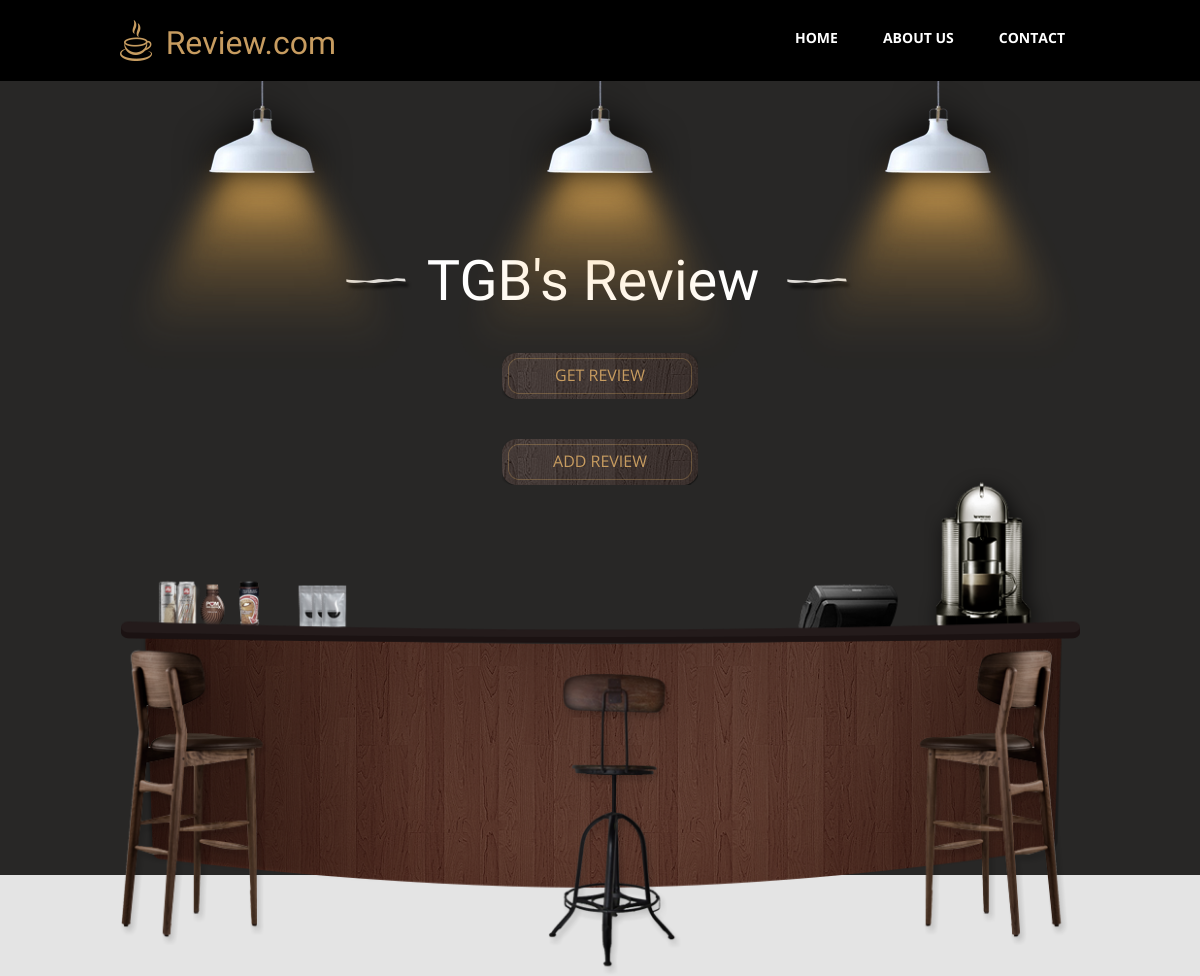
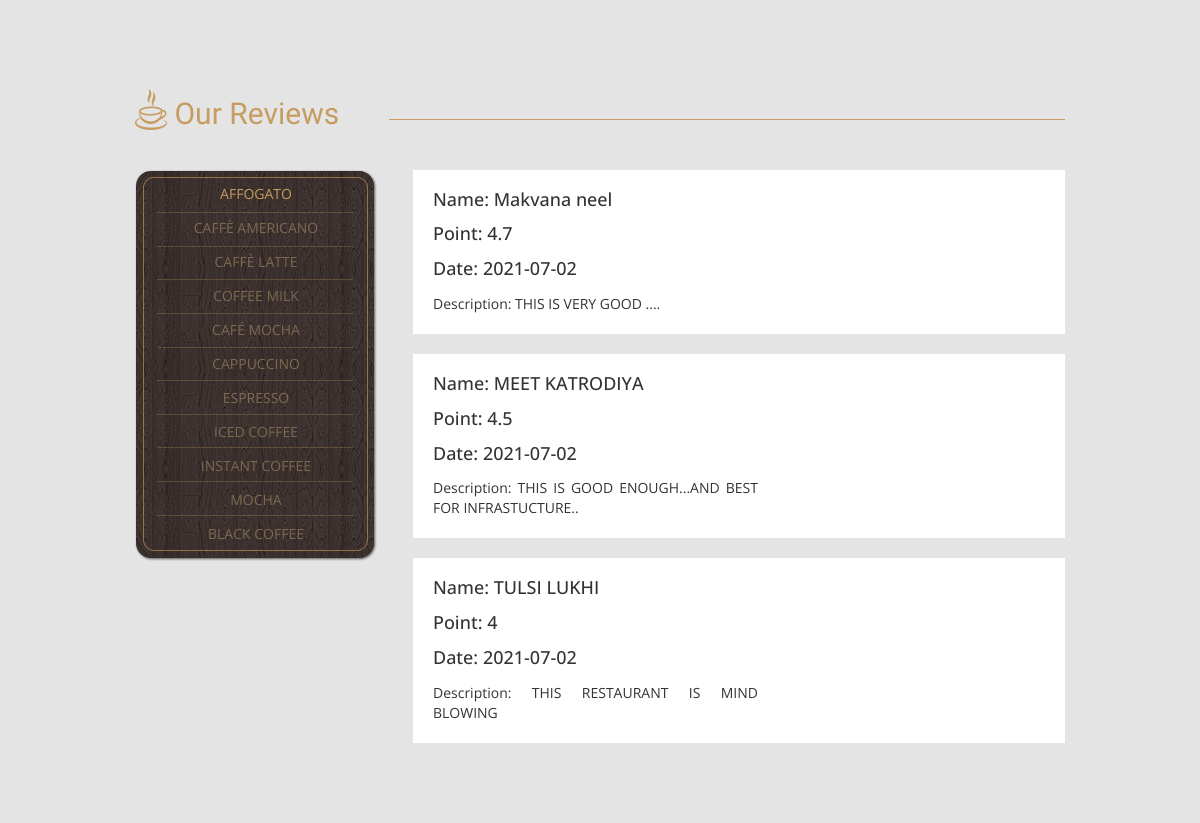
Page /tgb.php on the committed database (2 pictures, top to bottom).
### tables this page shows
CREATE TABLE `tgb` (
  `srno` int(2) NOT NULL,
  `name` varchar(30) NOT NULL,
  `date` varchar(15) NOT NULL,
  `point` float NOT NULL,
  `description` varchar(300) NOT NULL
);

### tgb.php (the view, shortened to what this page needs)
<?php
include("connection.php");
$query="SELECT * FROM TGB";
$data=mysqli_query($conn,$query);
$rows=mysqli_num_rows($data);
?>
<!DOCTYPE html>
<html lang="en">
<head>
  <link href="css/bootstrap.min.css" rel="stylesheet">
  <link href="css/font-awesome.min.css" rel="stylesheet">
  <link href="css/templatemo-style.css" rel="stylesheet">
</head>
<body>
  <div class="tm-top-header">
    <div class="container">
      <div class="row">
        <div class="tm-top-header-inner">
          <div class="tm-logo-container">
            <img src="img/logo.png" alt="Logo" class="tm-site-logo">
            <h1 class="tm-site-name tm-handwriting-font">Review.com</h1>
          </div>
          <nav class="tm-nav">
            <ul>
              <li><a href="index.php">Home</a></li>
              <li><a href="#">About Us</a></li>
              <li><a href="contact.php">Contact</a></li>
            </ul>
          </nav>
        </div>
      </div>
    </div>
  </div>
  <section class="tm-welcome-section">
    <div class="container tm-position-relative">
      <div class="tm-lights-container">
        <img src="img/light.png" alt="Light" class="light light-1">
        <img src="img/light.png" alt="Light" class="light light-2">
        <img src="img/light.png" alt="Light" class="light light-3">
      </div>
      <div class="row tm-welcome-content">
        <h2 class="white-text tm-handwriting-font tm-welcome-header"><img src="img/header-line.png" alt="Line"
            class="tm-header-line">&nbsp;TGB's Review&nbsp;&nbsp;<img src="img/header-line.png" alt="Line"
            class="tm-header-line"></h2>
        <a href="#main" class="tm-more-button tm-more-button-welcome">Get Review</a>
        <a href="tgb_add.php" class="tm-more-button tm-more-button-welcome">Add Review</a>
      </div>
      <img src="img/table-set.png" alt="Table Set" class="tm-table-set img-responsive">
    </div>
  </section>
  <div class="tm-main-section light-gray-bg">
    <div class="container" id="main">
      <section class="tm-section row">
        <div class="col-lg-12 tm-section-header-container margin-bottom-30">
          <h2 class="tm-section-header gold-text tm-handwriting-font"><img src="img/logo.png" alt="Logo"
              class="tm-site-logo"> Our Reviews</h2>
          <div class="tm-hr-container">
            <hr class="tm-hr">
          </div>
        </div>
        <div>
          <div class="col-lg-3 col-md-3">
            <div class="tm-position-relative margin-bottom-30">
              <nav class="tm-side-menu">
                <ul>
                  <li><a href="#" class="active">Affogato</a></li>
                  <li><a href="#">Caffè Americano</a></li>
                  <li><a href="#">Caffè latte</a></li>
                  <li><a href="#">Coffee milk</a></li>
                  <li><a href="#">Café mocha</a></li>
                  <li><a href="#">Cappuccino</a></li>
                  <li><a href="#">Espresso</a></li>
                  <li><a href="#">Iced coffee</a></li>
                  <li><a href="#">Instant coffee</a></li>
                  <li><a href="#">Mocha</a></li>
                  <li><a href="#">black coffee</a></li>
                </ul>
              </nav>
              <img src="img/vertical-menu-bg.png" alt="Menu bg" class="tm-side-menu-bg">
            </div>
          </div>
          <div class="tm-menu-product-content col-lg-9 col-md-9">
            <?php
if ($rows) {
            while ($result=mysqli_fetch_assoc($data)) {
            ?>
               <div class="tm-product" id="main">
                <div class="tm-product-text">
                  <h4 class="tm-product-title">Name:<?php echo " ". $result['name'] ?></h4>
                  <h4 class="tm-product-title">Point:<?php echo " ". $result['point'] ?></h4>
                  <h4 class="tm-product-title">Date:<?php echo " ". $result['date'] ?></h4>
                  <p class="tm-product-description">Description:<?php echo " ".$result['description'] ?></p>
                </div>
              </div>
             <?php
             }
             ?>
   <?php
}
else {
    echo "<center>Sorry Record Was Not Found !!<center>";
}
?>
          </div>
        </div>
    </div>
  </div>
</body>
</html>

### css/templatemo-style.css (style rules this page uses)
body { overflow-x: hidden; }
ul { margin: 0; padding: 0; }
* { font-family: 'Open Sans', sans-serif; }
.container { max-width: 960px; }
.tm-handwriting-font { font-family: 'Damion', cursive; }
.tm-top-header { background: black; color: white; }
.tm-site-logo, .tm-site-name { vertical-align: bottom; }
.tm-site-name { color: #c79c60; display: inline-block; font-size: 32px; margin: 0 10px; }
.tm-logo-container { padding: 10px 0; }
.tm-nav { display: -webkit-box; display: -webkit-flex; display: -ms-flexbox; display: flex; -webkit-box-align: center; -webkit-align-items: center; -ms-flex-align: center; align-items: center; font-weight: 700; text-transform: uppercase; }
.tm-nav li { list-style: none; float: left; }
.tm-nav li a { color: white; display: inline-block; padding: 15px 15px 20px 30px; -webkit-transition: all 0.3s ease; transition: all 0.3s ease; }
.tm-top-header-inner { display: -webkit-box; display: -webkit-flex; display: -ms-flexbox; display: flex; -webkit-box-pack: justify; -webkit-justify-content: space-between; -ms-flex-pack: justify; justify-content: space-between; padding-top: 10px; padding-bottom: 10px; }
.tm-section { margin-bottom: 60px; }
.tm-welcome-section { background: #282726; text-align: center; }
.white-text { color: white; }
.gold-text { color: #c79c60; }
.tm-welcome-header { font-size: 56px; }
.tm-welcome-content { margin: 150px auto 350px; max-width: 650px; }
.tm-more-button-welcome { margin: 40px auto; }
.tm-more-button { display: -webkit-box; display: -webkit-flex; display: -ms-flexbox; display: flex; -webkit-box-pack: center; -webkit-justify-content: center; -ms-flex-pack: center; justify-content: center; -webkit-box-align: center; -webkit-align-items: center; -ms-flex-align: center; align-items: center; background-image: url(../img/tm-brown-button.png); width: 196px; height: 46px; text-transform: uppercase; font-size: 16px; color: #c79c60; -webkit-transition: all 0.3s ease; transition: all 0.3s ease; }
.tm-position-relative { position: relative; }
.tm-table-set { position: absolute; bottom: -100px; left: 0; }
.tm-lights-container { position: absolute; top: 0; left: 0; display: -webkit-box; display: -webkit-flex; display: -ms-flexbox; display: flex; -webkit-box-pack: justify; -webkit-justify-content: space-between; -ms-flex-pack: justify; justify-content: space-between; width: 100%; }
.light-gray-bg { background-color: #e4e4e4; }
.tm-main-section { padding-top: 170px; }
.margin-bottom-30 { margin-bottom: 30px; }
.tm-section-header-container { display: -webkit-box; display: -webkit-flex; display: -ms-flexbox; display: flex; -webkit-box-align: end; -webkit-align-items: flex-end; -ms-flex-align: end; align-items: flex-end; }
.tm-section-header { width: 350px; }
.tm-hr-container { width: 100%; height: 41px; }
.tm-hr { border-color: #c79c60; }
.tm-side-menu { color: white; width: 242px; padding-top: 7px; position: relative; z-index: 1; text-align: center; text-transform: uppercase; }
.tm-side-menu-bg { position: absolute; top: 0; left: 0; }
.tm-side-menu li { list-style: none; }
.tm-side-menu li a { color: #7c6a51; padding: 7px; display: block; -webkit-transition: all 0.3s ease; transition: all 0.3s ease; }
.tm-side-menu li a:hover, .tm-side-menu li a.active { color: #c79c60; text-decoration: none; }
.tm-product { margin-right: 0; margin-left: auto; max-width: 652px; display: -webkit-box; display: -webkit-flex; display: -ms-flexbox; display: flex; -webkit-box-pack: justify; -webkit-justify-content: space-between; -ms-flex-pack: justify; justify-content: space-between; -webkit-box-align: center; -webkit-align-items: center; -ms-flex-align: center; align-items: center; background-color: white; padding: 20px; }
.tm-product-text { max-width: 325px; }
.tm-product-title { margin-top: 0; margin-bottom: 15px; -webkit-transition: all 0.3s ease; transition: all 0.3s ease; }
.tm-product-description { margin-bottom: 0; text-align: justify; }
.tm-product { cursor: pointer; margin-bottom: 20px; }

### rows in the picture
tgb: name "Makvana neel", point "4.7", date "2021-07-02", description "THIS IS VERY GOOD ...."
tgb: name "MEET KATRODIYA", point "4.5", date "2021-07-02", description "THIS IS GOOD ENOUGH...AND BEST FOR INFRASTUCTURE.."
tgb: name "TULSI LUKHI", point "4", date "2021-07-02", description "THIS RESTAURANT IS MIND BLOWING"
